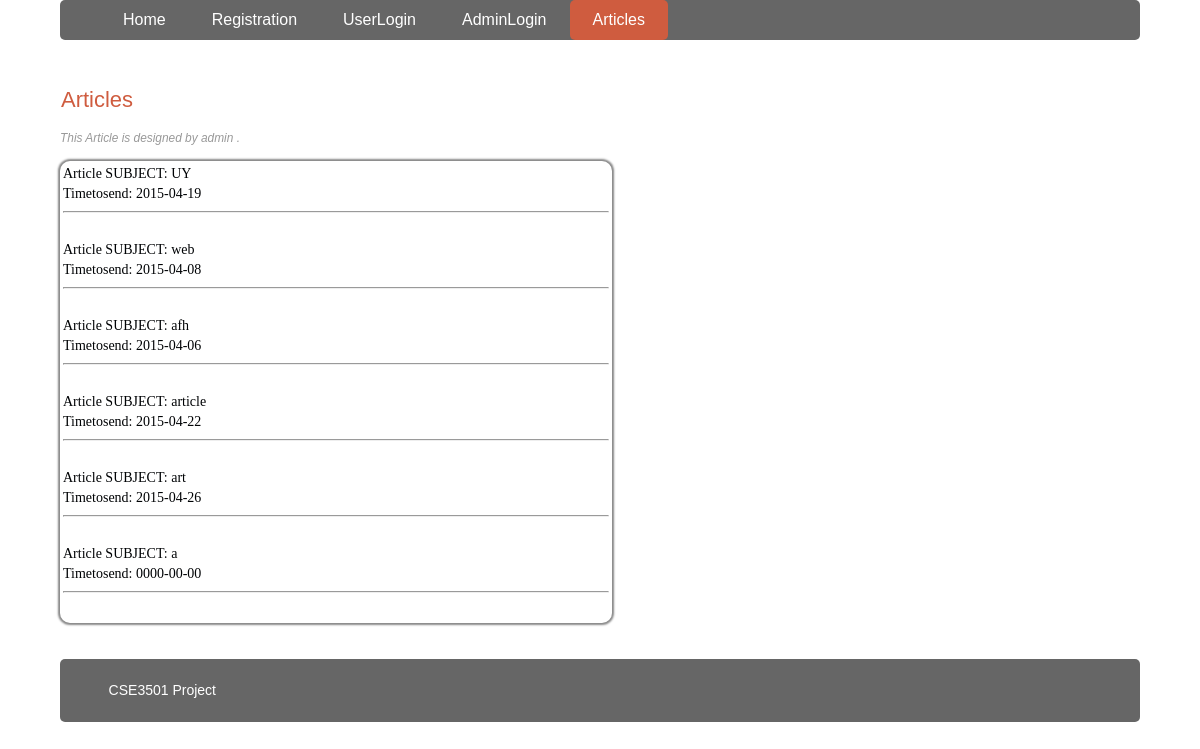
The app's page /article.php with its own data.
### tables this page shows
CREATE TABLE IF NOT EXISTS `presentation` (
  `subject` varchar(50) NOT NULL,
  `Topic` text NOT NULL,
  `fname` varchar(100) NOT NULL,
  `time` date NOT NULL,
  `sendto` varchar(50) NOT NULL
);

### article.php (the view, shortened to what this page needs)
<!DOCTYPE html>
<html lang="en">
<head>
	<link rel="stylesheet" href="stylesheet.css" type="text/css" />
</head>
<body class="body">
	<header class="mainHeader">
		<nav><ul>
						<li ><a href="index.php">Home</a></li>
			<li><a href="register.html">Registration</a></li>
			<li ><a href="userlogin.php">UserLogin</a></li>
			<li ><a href="adminlogin.php">AdminLogin</a></li>
			<li class="active"><a href="article.php">Articles</a></li>
		</ul></nav>
	</header>
	<div class="mainContent1">
		<div class="content">
				<article class="topcontent1">
					<header>
						<h2><a href="#" rel="bookmark" title="Permalink to this POST TITLE">Articles</a></h2>
					</header>
					<footer>
						<p class="post-info">This Article is designed by admin . </p>
					</footer>
					<content>
						<p>
    <table width="552" height="200" style="border-radius: 10px; box-shadow: 0 0 2px 2px #888;
            	font-family:'Comic Sans MS';font-size: 14px;" >
        <tr>
            <td>
                  <marquee behavior="scroll" direction="up" scrolldelay="150" onMouseOver="this.stop();" onMouseOut="this.start();">
                        <?php
                                $con = mysqli_connect("localhost","root","");
                                if (!$con)
                                    echo('Could not connect: ' . mysqli_error());
                                else
                                {
                                    mysqli_select_db($con, "dataleakage");
                                    $sql = 'SELECT * FROM presentation';
                                    $retval = mysqli_query($con, $sql);
                                    while($row = mysqli_fetch_assoc($retval))
                                    {
                                           echo "Article SUBJECT: {$row['subject']} <br> " .
                                                "Timetosend: {$row['time']} <br> " .
											    "<hr><br>" ;
                                    }
                                }
                        ?>
                  </marquee>
            </td>
        </tr>
    </table>
						</p>
						</content>
				</article>
		</div>
	</div>
	<footer class="mainFooter">
		<p>CSE3501 Project </p>
	</footer>
</body>
</html>

### stylesheet.css (style rules this page uses)
body { color: #000305; font-size: 87.5%; font-family: 'Trebuchet MS', Trebuchet, 'Lucida Sans Unicode', 'Lucida Grande', 'Lucida Sans', Arial, sans-serif; line-height: 1.429; margin: 0; padding: 0; text-align: left; }
.body { clear: both; margin: 0 auto; width: 90%; }
h2 { font-size: 1.571em }
h2, h3, h4, h5, h6 { font-weight: 400; line-height: 1.1; margin-bottom: .8em; }
a { outline: 0; }
a:link, a:visited { color: #CF5C3F; padding: 0 1px; text-decoration: none; }
.mainHeader nav { background: #666; font-size: 1.143em; height: 40px; line-height: 30px; margin: 0 auto 30px auto; text-align: center; border-radius: 5px; -moz-border-radius: 5px; -webkit-border-radius: 5px; }
.mainHeader nav ul { list-style: none; margin: 0 auto; }
.mainHeader nav ul li { float: left; display: inline; }
.mainHeader nav a:link, .mainHeader nav a:visited { color: #fff; display: inline-block; height: 30px; padding: 5px 23px; text-decoration: none; }
.mainHeader nav a:hover, .mainHeader nav a:active, .mainHeader nav .active a:link, .mainHeader nav .active a:visited { background: #CF5C3F; color: #fff; text-shadow: none !important; }
.mainHeader nav li a { border-radius: 5px; -moz-border-radius: 5px; -webkit-border-radius: 5px; }
.content { width: 100%; float: left; border-radius: 5px; -moz-border-radius: 5px; -webkit-border-radius: 5px; }
.post-info { font-style: italic; color: #999; font-size: 85%; }
.mainFooter { width: 100%; float: left; margin-top: 2%; margin-bottom: 2%; padding-left: 0; background-color: #666; border-radius: 5px; -moz-border-radius: 5px; -webkit-border-radius: 5px; color: #FFF; }
.mainFooter p { width: 91%; margin: 2% auto; }

### records on screen
presentation: subject "UY", time "2015-04-19"
presentation: subject "web", time "2015-04-08"
presentation: subject "afh", time "2015-04-06"
presentation: subject "article", time "2015-04-22"
presentation: subject "art", time "2015-04-26"
presentation: subject "a", time "0000-00-00"
